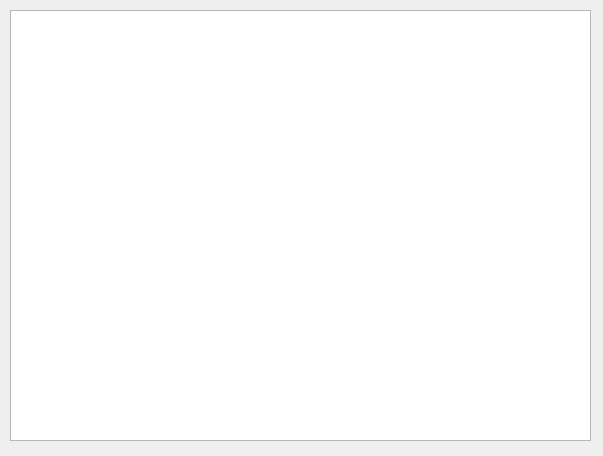
<?xml version="1.0" encoding="UTF-8"?>
<ui version="4.0">
 <class>detailDlg</class>
 <widget class="QDialog" name="detailDlg">
  <property name="geometry">
   <rect>
    <x>0</x>
    <y>0</y>
    <width>603</width>
    <height>456</height>
   </rect>
  </property>
  <property name="windowTitle">
   <string>Dialog</string>
  </property>
  <widget class="QTextEdit" name="textEdit">
   <property name="geometry">
    <rect>
     <x>10</x>
     <y>10</y>
     <width>581</width>
     <height>431</height>
    </rect>
   </property>
  </widget>
 </widget>
 <resources/>
 <connections/>
</ui>
